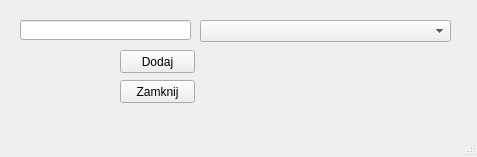
<?xml version="1.0" encoding="UTF-8"?>
<ui version="4.0">
 <class>UrzadzeniaDodajNrSeryjny</class>
 <widget class="QMainWindow" name="UrzadzeniaDodajNrSeryjny">
  <property name="geometry">
   <rect>
    <x>0</x>
    <y>0</y>
    <width>477</width>
    <height>157</height>
   </rect>
  </property>
  <property name="windowTitle">
   <string>MainWindow</string>
  </property>
  <widget class="QWidget" name="centralwidget">
   <widget class="QLineEdit" name="lineEditDodajNrSeryjny">
    <property name="geometry">
     <rect>
      <x>20</x>
      <y>20</y>
      <width>171</width>
      <height>20</height>
     </rect>
    </property>
   </widget>
   <widget class="QPushButton" name="pushButton_2">
    <property name="geometry">
     <rect>
      <x>120</x>
      <y>80</y>
      <width>75</width>
      <height>23</height>
     </rect>
    </property>
    <property name="text">
     <string>Zamknij</string>
    </property>
   </widget>
   <widget class="QPushButton" name="pushButton">
    <property name="geometry">
     <rect>
      <x>120</x>
      <y>50</y>
      <width>75</width>
      <height>23</height>
     </rect>
    </property>
    <property name="text">
     <string>Dodaj</string>
    </property>
   </widget>
   <widget class="QComboBox" name="comboBoxDodajNrSeryjny">
    <property name="geometry">
     <rect>
      <x>200</x>
      <y>20</y>
      <width>251</width>
      <height>22</height>
     </rect>
    </property>
   </widget>
  </widget>
  <widget class="QMenuBar" name="menubar">
   <property name="geometry">
    <rect>
     <x>0</x>
     <y>0</y>
     <width>477</width>
     <height>21</height>
    </rect>
   </property>
  </widget>
  <widget class="QStatusBar" name="statusbar"/>
 </widget>
 <resources/>
 <connections/>
</ui>
